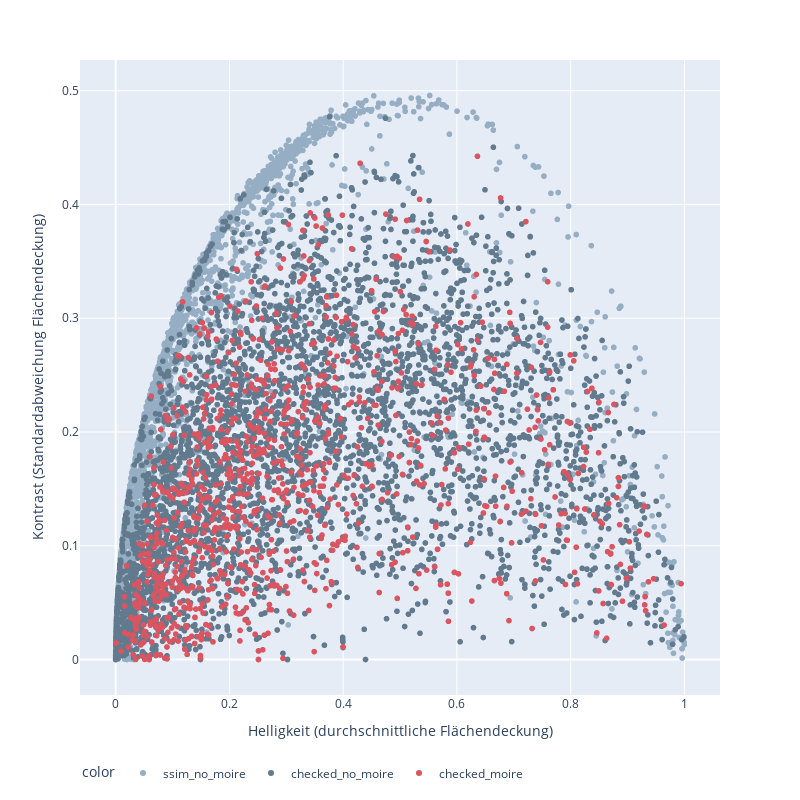

This figure's notebook cell:
### Code cell
fig = px.scatter(
    x=masks.K_mean_coverage,
    y=masks.K_std_coverage,
    color=masks.label,
    color_discrete_map=COLOR_MAP,
    labels={
        'x' : 'Helligkeit (durchschnittliche Flächendeckung)',
        'y' : 'Kontrast (Standardabweichung Flächendeckung)'
    },
    width=800,
    height=800
)
fig.update_layout(legend={'orientation':'h'})
fig.write_image( attachment_dir / 'K_coverage.jpg' )
fig.write_image( attachment_dir / 'K_coverage.pdf' )


fig

### Figure 1 — Plotly figure (JSON) as saved in the notebook; plotly's stock layout.template omitted (floating-point values rounded to 4 significant figures; data arrays with more than 128 entries replaced by an {"elided": "..."} marker saying what was removed)
{"data": [{"hovertemplate": "color=ssim_no_moire<br>Helligkeit (durchschnittliche Flächendeckung)=%{x}<br>Kontrast (Standardabweichung Flächendeckung)=%{y}<extra></extra>", "legendgroup": "ssim_no_moire", "marker": {"color": "#96aec3", "symbol": "circle"}, "mode": "markers", "name": "ssim_no_moire", "showlegend": true, "type": "scattergl", "x": {"elided": "4160 float values"}, "xaxis": "x", "y": {"elided": "4160 float values"}, "yaxis": "y"}, {"hovertemplate": "color=checked_no_moire<br>Helligkeit (durchschnittliche Flächendeckung)=%{x}<br>Kontrast (Standardabweichung Flächendeckung)=%{y}<extra></extra>", "legendgroup": "checked_no_moire", "marker": {"color": "#627a8e", "symbol": "circle"}, "mode": "markers", "name": "checked_no_moire", "showlegend": true, "type": "scattergl", "x": {"elided": "4281 float values"}, "xaxis": "x", "y": {"elided": "4281 float values"}, "yaxis": "y"}, {"hovertemplate": "color=checked_moire<br>Helligkeit (durchschnittliche Flächendeckung)=%{x}<br>Kontrast (Standardabweichung Flächendeckung)=%{y}<extra></extra>", "legendgroup": "checked_moire", "marker": {"color": "#db5561", "symbol": "circle"}, "mode": "markers", "name": "checked_moire", "showlegend": true, "type": "scattergl", "x": {"elided": "1047 float values"}, "xaxis": "x", "y": {"elided": "1047 float values"}, "yaxis": "y"}], "layout": {"height": 800, "legend": {"orientation": "h", "title": {"text": "color"}, "tracegroupgap": 0}, "margin": {"t": 60}, "width": 800, "xaxis": {"anchor": "y", "autorange": true, "domain": [0, 1], "range": [-0.06287, 1.063], "title": {"text": "Helligkeit (durchschnittliche Flächendeckung)"}, "type": "linear"}, "yaxis": {"anchor": "x", "autorange": true, "domain": [0, 1], "range": [-0.03121, 0.527], "title": {"text": "Kontrast (Standardabweichung Flächendeckung)"}, "type": "linear"}}}
